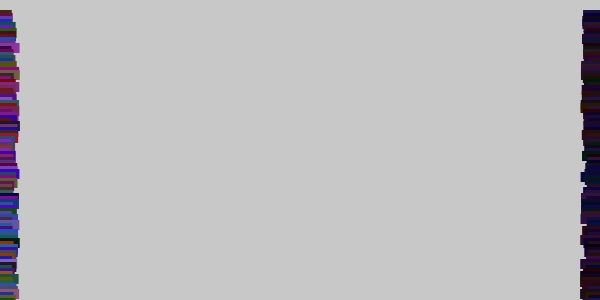
Frame 1 (no input)
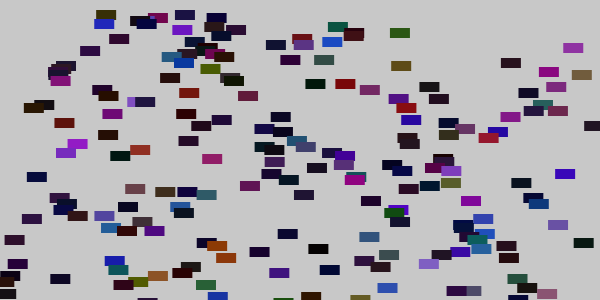
Frame 60 (the mouse pressed at the canvas centre just before this capture)
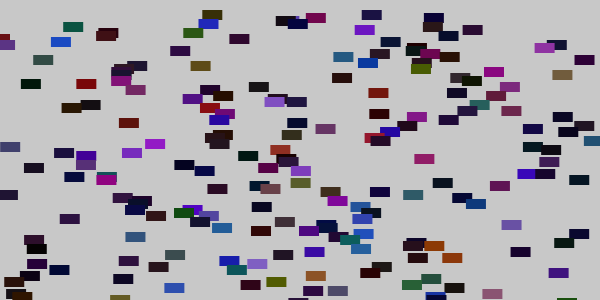
Frame 120 (the mouse held since frame 60 and released just before this capture)

The Processing sketch that drew these frames (run headless with seeded random() and noise(); from frame 60 on, the mouse is pressed at the canvas centre):

// Processing sketch: processing_116888
// ── processing_116888.pde

// solution to creating objects in a loop:  http://processing.org/discourse/beta/num_1243792004.html
// edited to add randomness to colors, speeds, and cars travelling in two directions

// total number of cars
int numCar = 300;                  
Car[] cars = new Car[numCar];
Car[] cars2 = new Car[numCar];

void setup() {
 size(600,300);

// set random colors, speeds
// all cars start at x0 and are 3px apart in y
 for(int i = 0; i <cars.length; i++){
   cars[i] = new Car(color((random(0,150)),(random(0,100)),(random(0,200))),0,i*3,(random(1,10)));
   cars2[i] = new Car(color((random(0,50)),(random(0,25)),(random(0,75))),width,i*3,(random(1,10)));
 }
}

void draw() {
 background(200);
// i = 1 so that the first car doesn't fall off the top of the window
 for(int i = 5; i <cars.length; i++){
   cars[i].move();
   cars[i].display();
   cars2[i].move2();
   cars2[i].display();   
 }
}

class Car {
 color c;
 float xpos;
 float ypos;
 float xspeed;

 Car(color tempC, float tempXpos, float tempYpos, float tempXspeed) {
   c = tempC;
   xpos = tempXpos;
   ypos = tempYpos;
   xspeed = tempXspeed;
 }

 void display() {
   stroke(0,0,0,0);
   fill(c);
   rectMode(CENTER);
   rect(xpos,ypos,20,10);
 }

 void move() {
   xpos = xpos + xspeed;
   if (xpos > width) {
     xpos = 0;
   }
 }
 void move2() {
   xpos = xpos - xspeed;
   if (xpos < 0) {
     xpos = width;
   }
 } 
}
